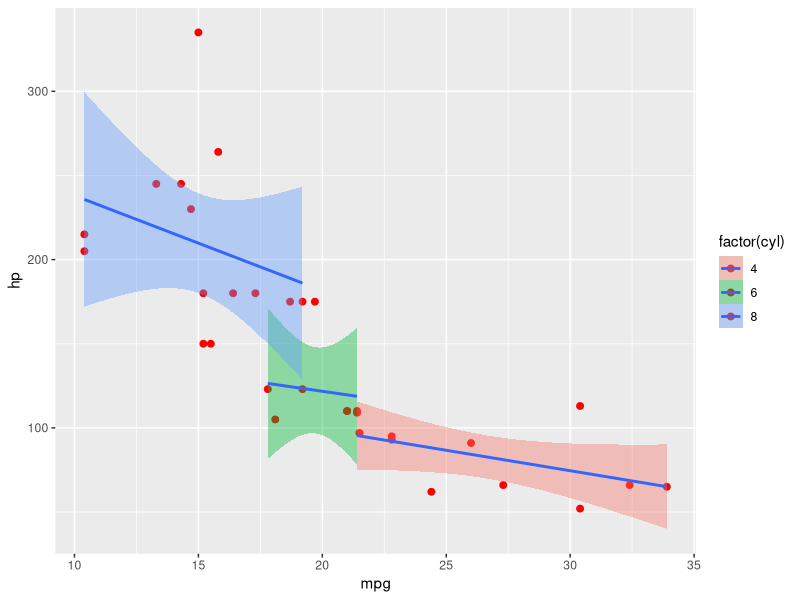
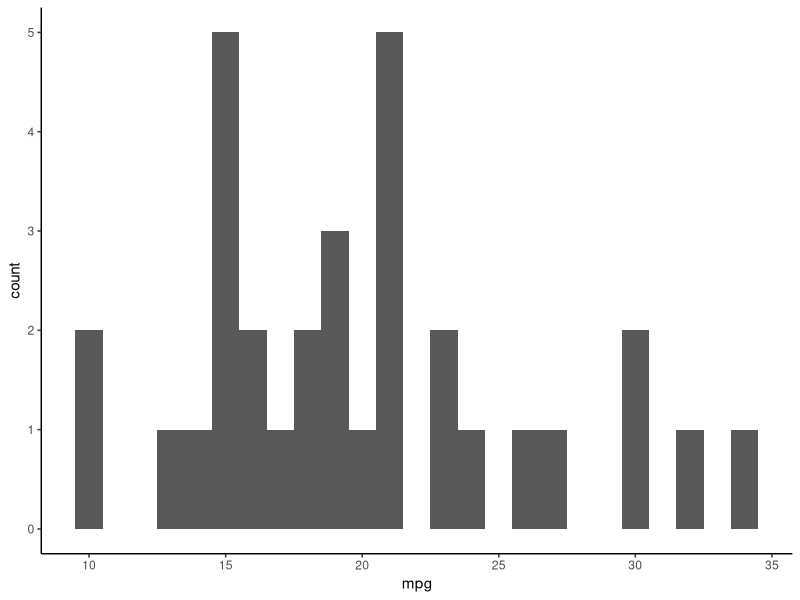
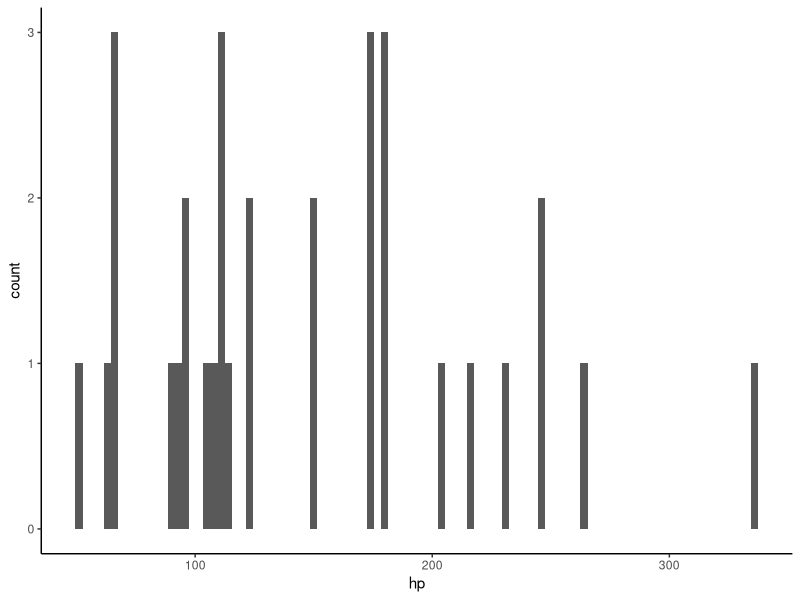
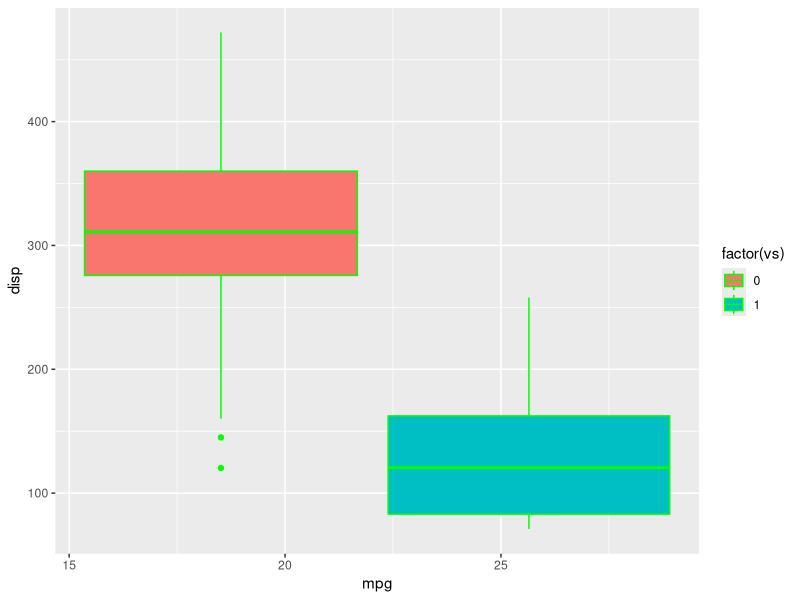
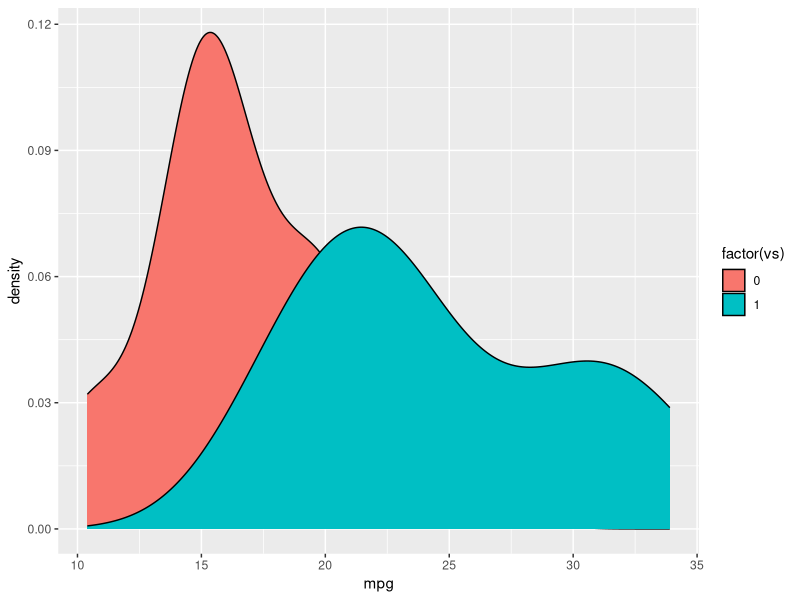
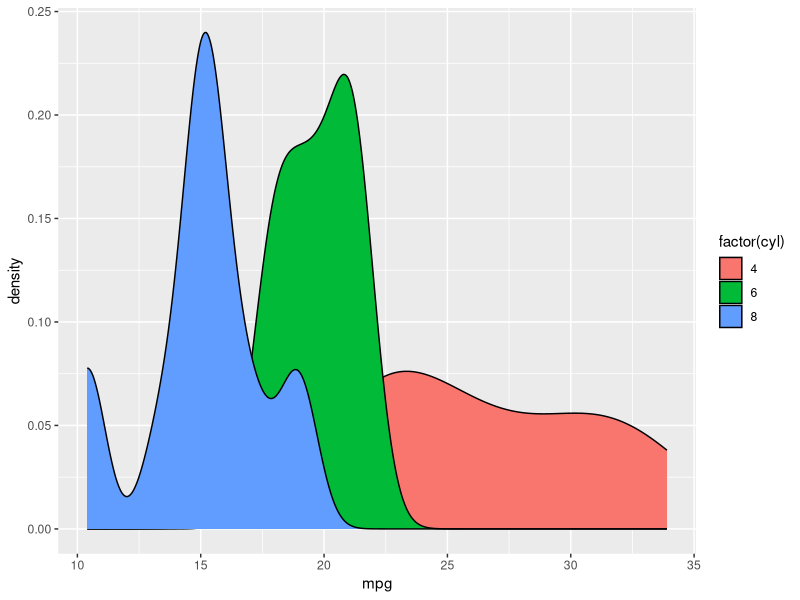
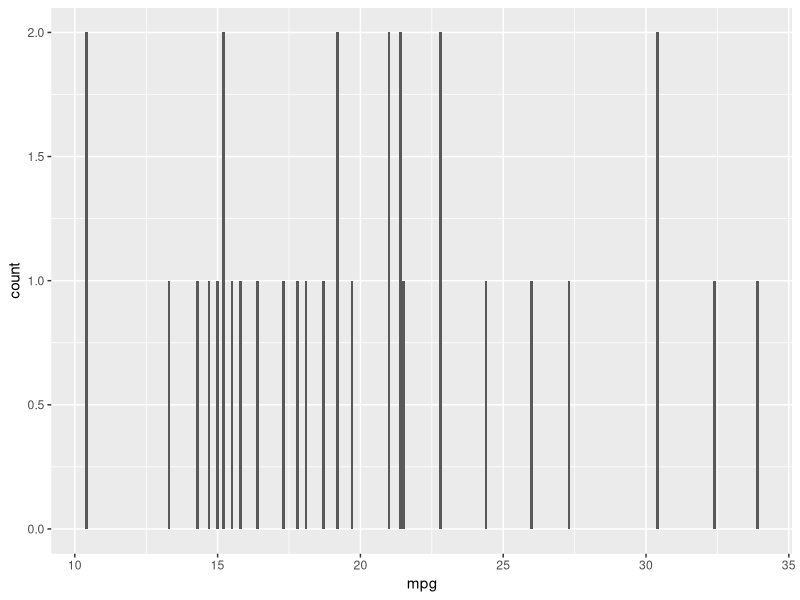

Here is the R script that generated these plots, in order:
library('ggplot2')
ls("package:ggplot2")
str(mtcars)
ggplot(mtcars,aes(x=mpg,y=hp, fill=factor(cyl)))+
  geom_point(size=2, color='red')+
  geom_smooth(method="lm", se=TRUE)
  labs(title = "Scatter plot diagram",
       x="miles per gallon",
       y="Horse power")+
  theme_minimal()+
  theme_classic()+
  theme_gray()+
  theme_bw()

ggplot(mtcars,aes(x=mpg))+
  geom_histogram(binwidth = 1)+
  theme_classic()

ggplot(mtcars,aes(x=hp))+
  geom_histogram(binwidth = 3)+
  theme_classic()

ggplot(mtcars, aes(x=mpg, y=disp, fill=factor(vs)))+
  geom_boxplot(color="green")

ggplot(mtcars, aes(x=mpg, fill=factor(vs)))+
  geom_density()

ggplot(mtcars, aes(x=mpg, fill=factor(cyl)))+
  geom_density()

ggplot(mtcars, aes(x=mpg))+
  geom_bar()
